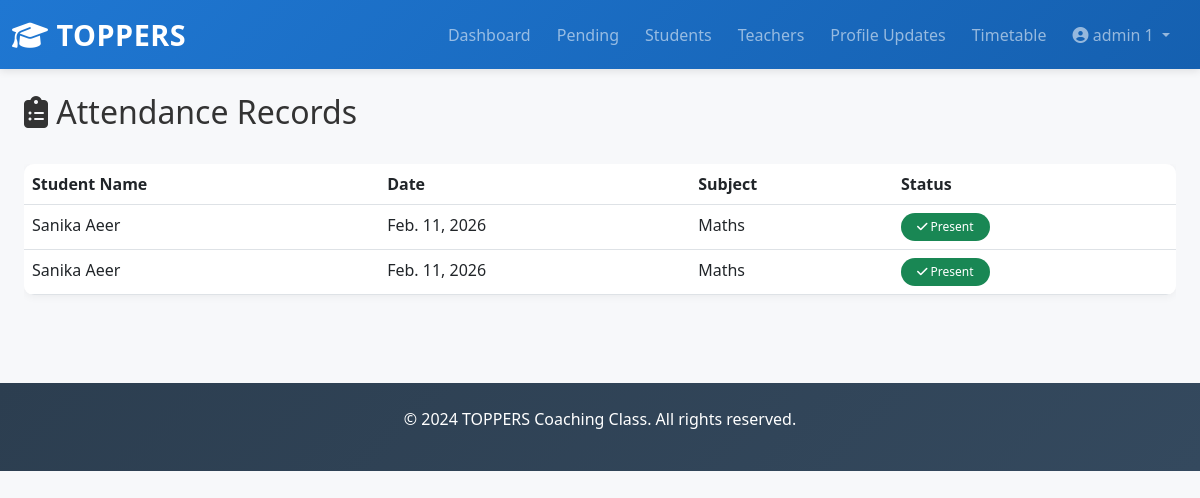
The app's page /admin-panel/attendance/ (signed in) with its own data.
### toppers_project/core/models.py (models this page shows, shortened)
class CustomUser(AbstractUser):
    role = models.CharField(max_length=20, choices=ROLE_CHOICES)
    phone = models.CharField(max_length=20, blank=True)
    date_of_birth = models.DateField(null=True, blank=True)
    profile_image = models.ImageField(upload_to='profile_images/', null=True, blank=True)
    address = models.TextField(blank=True)
    status = models.CharField(max_length=20, choices=STATUS_CHOICES, default='pending')
    created_at = models.DateTimeField(auto_now_add=True)
    updated_at = models.DateTimeField(auto_now=True)
    class Meta:
        ordering = ['-created_at']

class Lecture(models.Model):
    DAYS = [
        ('Monday', 'Monday'),
        ('Tuesday', 'Tuesday'),
        ('Wednesday', 'Wednesday'),
        ('Thursday', 'Thursday'),
        ('Friday', 'Friday'),
        ('Saturday', 'Saturday'),
    ]
    """lecture/class schedule"""
    teacher = models.ForeignKey(CustomUser, on_delete=models.CASCADE, related_name='lectures', limit_choices_to={'role': 'teacher'})
    subject = models.ForeignKey(Subject, on_delete=models.CASCADE)
    batch = models.ForeignKey(Batch, on_delete=models.CASCADE)
    day = models.CharField(max_length=10, null=True, blank=True, default='Monday', choices=DAYS)
    start_time = models.TimeField()
    end_time = models.TimeField()
    class_date = models.DateField(null=True, blank=True)
    topic = models.CharField(max_length=200)
    created_at = models.DateTimeField(auto_now_add=True)
    class Meta:
        ordering = ['-day', 'start_time']

class Subject(models.Model):
    name = models.CharField(max_length=100, unique=True)
    def __str__(self):
        return self.name

### toppers_project/attendance/models.py (models this page shows, shortened)
class AttendanceRecord(models.Model):
    STATUS_CHOICES = [
        ('present', 'Present'),
        ('absent', 'Absent'),
    ]
    lecture = models.ForeignKey('core.Lecture', on_delete=models.CASCADE, related_name='attendance_records')
    student = models.ForeignKey(CustomUser, on_delete=models.CASCADE, related_name='attendance_records', limit_choices_to={'role': 'student'})
    date = models.DateField(auto_now_add=True)
    status = models.CharField(max_length=20, choices=STATUS_CHOICES, default='absent')
    created_at = models.DateTimeField(auto_now_add=True)
    class Meta:
        unique_together = ('lecture', 'student')
        ordering = ['-date']

### toppers_project/admin_dashboard/views.py (the view)
    def wrapper(request, *args, **kwargs):
        if not request.user.is_authenticated or request.user.role != 'admin':
            return redirect('login')
        return view_func(request, *args, **kwargs)

### toppers_project/admin_dashboard/views.py (called while the page is built)
def admin_required(view_func):
    def wrapper(request, *args, **kwargs):
        if not request.user.is_authenticated or request.user.role != 'admin':
            return redirect('login')
        return view_func(request, *args, **kwargs)
    return wrapper

@login_required(login_url='login')
@admin_required
def attendance_view(request):
    filter_type = request.GET.get('filter', 'date')
    from attendance.models import AttendanceRecord
    attendance_records = AttendanceRecord.objects.all().order_by('-date')
    if filter_type == 'student':
        student_id = request.GET.get('student_id', '')
        if student_id:
            attendance_records = attendance_records.filter(student_id=student_id)
    context = {
        'attendance_records': attendance_records,
        'filter_type': filter_type,
    }
    return render(request, 'admin_dashboard/attendance_view.html', context)

### templates/admin_dashboard/attendance_view.html (shortened to what this page needs)
{% extends 'base.html' %}
{% block content %}
<div class="container-fluid py-4">
    <div class="row mb-4">
        <div class="col-md-12">
            <h2><i class="fas fa-clipboard-list"></i> Attendance Records</h2>
        </div>
    </div>
    {% if attendance_records %}
    <div class="table-responsive">
        <table class="table table-hover">
            <thead>
                <tr>
                    <th>Student Name</th>
                    <th>Date</th>
                    <th>Subject</th>
                    <th>Status</th>
                </tr>
            </thead>
            <tbody>
                {% for record in attendance_records %}
                <tr>
                    <td>{{ record.student.get_full_name }}</td>
                    <td>{{ record.date }}</td>
                    <td>{{ record.lecture.subject }}</td>
                    <td>
                        {% if record.status == 'present' %}
                            <span class="badge bg-success"><i class="fas fa-check"></i> Present</span>
                        {% else %}
                            <span class="badge bg-danger"><i class="fas fa-times"></i> Absent</span>
                        {% endif %}
                    </td>
                </tr>
                {% endfor %}
            </tbody>
        </table>
    </div>
    {% else %}
    <div class="alert alert-info">
        <i class="fas fa-info-circle"></i> No attendance records found.
    </div>
    {% endif %}
</div>
{% endblock %}

### templates/base.html (shortened to what this page needs)
{% load static %}
<!DOCTYPE html>
<html lang="en">
<head>
    <link href="https://cdn.jsdelivr.net/npm/bootstrap@5.3.0/dist/css/bootstrap.min.css" rel="stylesheet">
    <link rel="stylesheet" href="https://cdnjs.cloudflare.com/ajax/libs/font-awesome/6.4.0/css/all.min.css">
    <link rel="stylesheet" href="{% static 'css/style.css' %}">
</head>
<body>
    {% if user.is_authenticated %}
    <nav class="navbar navbar-expand-lg navbar-dark bg-primary sticky-top">
        <div class="container-fluid">
            <a class="navbar-brand fw-bold" href="{% url 'home' %}">
                <i class="fas fa-graduation-cap"></i> TOPPERS
            </a>
            <div class="collapse navbar-collapse" id="navbarNav">
                <ul class="navbar-nav ms-auto">
                    {% if user.role == 'admin' %}
                        <li class="nav-item"><a class="nav-link" href="{% url 'admin_dashboard' %}">Dashboard</a></li>
                        <li class="nav-item"><a class="nav-link" href="{% url 'pending_registrations' %}">Pending</a></li>
                        <li class="nav-item"><a class="nav-link" href="{% url 'all_students' %}">Students</a></li>
                        <li class="nav-item"><a class="nav-link" href="{% url 'all_teachers' %}">Teachers</a></li>
                        <li class="nav-item"><a class="nav-link" href="{% url 'approve_profile_updates' %}">Profile Updates</a></li>
                        <li class="nav-item"><a class="nav-link" href="{% url 'manage_timetable' %}">Timetable</a></li>
                    {% elif user.role == 'teacher' %}
                        <li class="nav-item"><a class="nav-link" href="{% url 'teacher_dashboard' %}">Dashboard</a></li>
                        <li class="nav-item"><a class="nav-link" href="{% url 'teacher_lectures' %}">Lectures</a></li>
                        <li class="nav-item"><a class="nav-link" href="{% url 'teacher_salary' %}">Salary</a></li>
                    {% endif %}
                    <li class="nav-item dropdown">
                        <a class="nav-link dropdown-toggle" href="#" id="userDropdown" role="button" data-bs-toggle="dropdown">
                            <i class="fas fa-user-circle"></i> {{ user.get_full_name }}
                        </a>
                    </li>
                </ul>
            </div>
        </div>
    </nav>
    {% endif %}
    <div class="container-fluid">
        {% block content %}{% endblock %}
    </div>
    <footer class="bg-dark text-white text-center py-4 mt-5">
        <p>&copy; 2024 TOPPERS Coaching Class. All rights reserved.</p>
    </footer>
</body>
</html>

### toppers_project/static/css/style.css (style rules this page uses)
:root { --primary-color: #1f77d2; --secondary-color: #28a745; --danger-color: #dc3545; --warning-color: #ffc107; --light-bg: #f7f8fa; --border-color: #dee2e6; }
* { margin: 0; padding: 0; box-sizing: border-box; }
body { background-color: var(--light-bg); font-family: 'Segoe UI', Tahoma, Geneva, Verdana, sans-serif; color: #333; }
.navbar { background: linear-gradient(135deg, var(--primary-color) 0%, #1560b0 100%) !important; box-shadow: 0 2px 8px rgba(0, 0, 0, 0.1); }
.navbar-brand { font-size: 1.8rem; letter-spacing: 0.5px; }
.nav-link { transition: all 0.3s ease; margin-right: 10px; }
.table { background: white; border-radius: 10px; overflow: hidden; box-shadow: 0 2px 8px rgba(0, 0, 0, 0.05); }
.table thead { background: var(--light-bg); font-weight: 600; color: #333; }
.badge { padding: 0.5rem 1rem; border-radius: 20px; font-weight: 500; }
footer { background: linear-gradient(135deg, #2c3e50 0%, #34495e 100%); margin-top: 3rem; }

### records on screen
CustomUser: get_full_name "admin 1"
AttendanceRecord: student.get_full_name "Sanika Aeer", date "Feb. 11, 2026", lecture.subject "Maths", status "present" (drawn)
AttendanceRecord: student.get_full_name "Sanika Aeer", date "Feb. 11, 2026", lecture.subject "Maths", status "present" (drawn)
